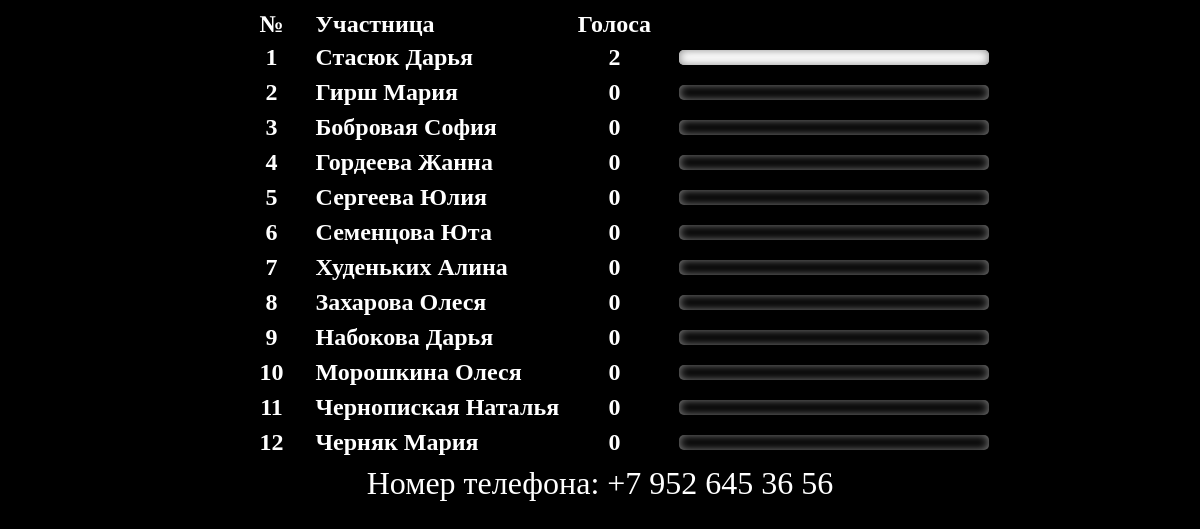
The page / on the database its author committed.
### tables this page shows
CREATE TABLE `poll_options` (
  `id` int(11) NOT NULL,
  `poll_id` int(11) NOT NULL,
  `title` text NOT NULL
);

### htdocs/functions.php (called while the page is built, shortened)
<?php
    function get_poll($id){
        $query = mysql_query("SELECT * FROM `polls` WHERE `poll_id` = '$id'");
            return mysql_fetch_array($query, MYSQL_ASSOC);
    }
    function poll_options($poll_id){
        $query = mysql_query("SELECT x . * , coalesce(z.rates,0) rates
                                FROM poll_options x
                                    LEFT JOIN (SELECT option_id, COUNT( id ) AS `rates`
                                            FROM poll_votes
                                                GROUP BY option_id) z
                                                    ON x.id = z.option_id
                              where x.poll_id = '$poll_id' ORDER BY x.id ASC");
        $total = total_votes($poll_id);
            while($row = mysql_fetch_array($query, MYSQL_ASSOC ) ){
                $row['percent'] = @round((($row['rates'] / $total) * 100),1);
                $list[] = $row;
            }
       return $list;
    }
    function total_votes($poll_id){
    	$query = mysql_query("SELECT sum(z.rates) as total
                                FROM poll_options x
                                    JOIN (SELECT option_id, COUNT( id ) AS `rates`
                                            FROM poll_votes
                                                GROUP BY option_id) z
                                                    ON x.id = z.option_id
                              where x.poll_id = '$poll_id'");
            $row = mysql_fetch_array( $query, MYSQL_ASSOC );
                return $row['total'];
    }
?>

### htdocs/index.php (the view, shortened to what this page needs)
<?php
	include_once ('functions.php');
    $id = (isset($_GET['id'])) ? intval($_GET['id']) : 1;
    if(!$row = get_poll($id)){
        exit('not found');
    }
?>
<!DOCTYPE html PUBLIC "-//W3C//DTD XHTML 1.0 Transitional//EN" "http://www.w3.org/TR/xhtml1/DTD/xhtml1-transitional.dtd">
<html xmlns="http://www.w3.org/1999/xhtml" xml:lang="ru" lang="ru">
<head>
    <link href="lib/polls.css" rel="stylesheet" type="text/css" />
</head>
<body>
<div id="<?php echo $row['poll_id'];?>" class="polls">
	<form method="post" id="poll_form">
        <table>
		<tr>
		<td width="80px">№</td>
		<td width="255px">Участница</td>
		<td width="80px">Голоса</td>
		<td width="310px"></td>
		</tr>
		<?php
            foreach (poll_options($id) as $option) {
        ?>
		<tr>
		<td width="80px">
		<?php echo $option['id'];?>
		</td>
		<td width="255px">
		<?php echo $option['title'];?>
		</td>
		<td width="80px" id="vote_<?php echo $option['id'];?>">
		<?php echo $option['rates'];?>
		</td>
		<td width="310px">
        	<p id="option_<?php echo $option['id'];?>" class="rounded dark_shadow">
        		<span class="option rounded dark_shadow" style="width:<?php echo $option['percent'];?>%;" title="<?php echo $option['percent'];?>"></span>
        	</p>
		</td>
		</tr>
        <?php
            }
        ?>
		</table>
	</form>
</div>
<div class="info">
<div id="rotate">
<div>Номер телефона: +7 952 645 36 56</div>
</div>
</div>
</body>
</html>

### rows shown on the page
poll_options: id "1", title "Стасюк Дарья", rates "2", $option['percent'] 100 (drawn)
poll_options: id "2", title "Гирш Мария", rates "0"
poll_options: id "3", title "Бобровая София", rates "0"
poll_options: id "4", title "Гордеева Жанна", rates "0"
poll_options: id "5", title "Сергеева Юлия", rates "0"
poll_options: id "6", title "Семенцова Юта", rates "0"
poll_options: id "7", title "Худеньких Алина", rates "0"
poll_options: id "8", title "Захарова Олеся", rates "0"
poll_options: id "9", title "Набокова Дарья", rates "0"
poll_options: id "10", title "Морошкина Олеся", rates "0"
poll_options: id "11", title "Чернопиская Наталья", rates "0"
poll_options: id "12", title "Черняк Мария", rates "0"
